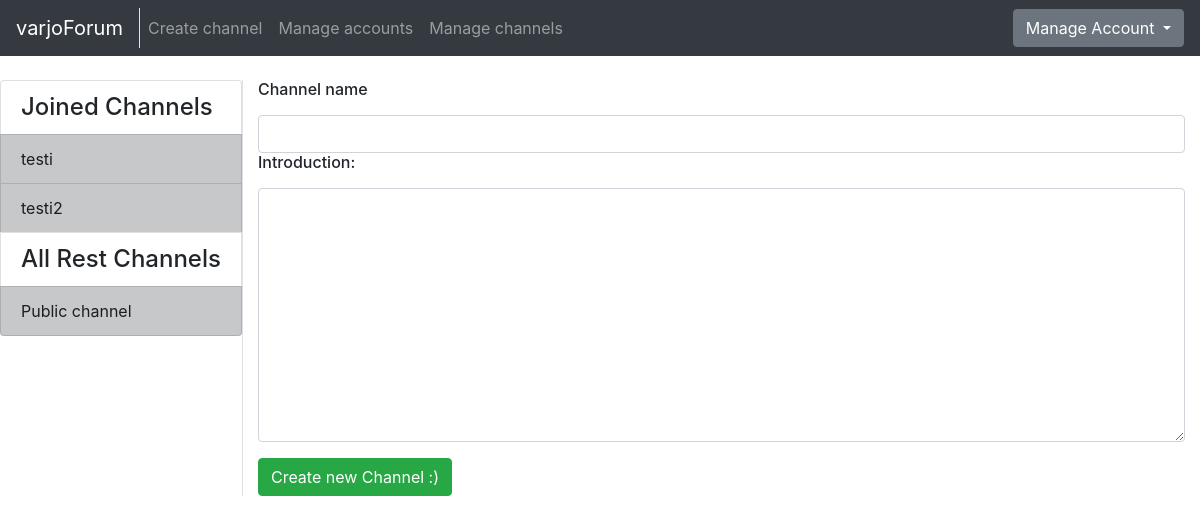
The app's page /channels/new (signed in), older data.
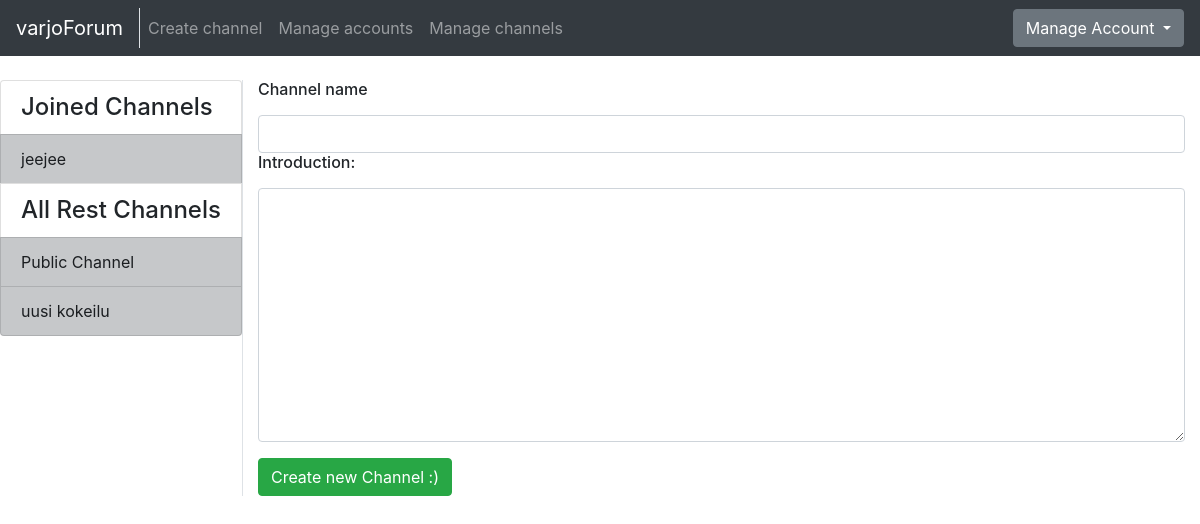
The same page, newer data.
### application/channels/models.py (models this page shows, shortened)
class Channel(Base):
    name = db.Column(db.String(144), nullable=False)
    introduction = db.Column(db.Text, nullable=False)
    master_id = db.Column(db.Integer, nullable=False)
    messages = db.relationship("Message", backref='Channel', lazy=True)
    accounts = db.relationship('Account', secondary=accounts, lazy='subquery',
        backref=db.backref('channels', lazy=True))
    @staticmethod
    def get_my_channels(account_id):
        stmt = text("SELECT Channel.id, Channel.name"
                    " FROM Channel, Account, Accounts"
                    " WHERE Channel.id = Accounts.channel_id"
                    " AND Account.id = Accounts.account_id"
                    " AND Account.id = :account_id").params(account_id=account_id)
        res = db.engine.execute(stmt)
        response = []
        for row in res:
            response.append({"channel_id":row[0], "channel_name":row[1]})
        return response
    @staticmethod
    def get_channels_where_not_in(account_id):
        stmt = text("SELECT channel.id, channel.name"
                    " FROM Channel"
                    " WHERE Channel.id NOT IN ("
                        " SELECT Channel.id"
                            " FROM Channel, Account, Accounts"
                            " WHERE Channel.id = Accounts.channel_id"
                            " AND Account.id = Accounts.account_id"
                            " AND Account.id = :account_id"
                    " )").params(account_id=account_id)
        res = db.engine.execute(stmt)
        response = []
        for row in res:
            response.append({"id":row[0], "name":row[1]})
        return response

### application/channels/views.py (the view)
@app.route("/channels/new")
@login_required
def channel_form():
    return render_template("channels/new.html", channelform = ChannelForm(), my_channels=Channel.get_my_channels(current_user.id),
        all_channels=Channel.get_channels_where_not_in(current_user.id))

### application/channels/forms.py
class ChannelForm(FlaskForm):
  name = TextField("Channel name", [validators.Length(min=2)])
  introduction = TextAreaField("Introduction", [validators.Length(min=2)])
  class Meta:
    csrf = False

### application/__init__.py (called while the page is built)
@login_manager.user_loader
def load_user(account_id):
  return Account.query.get(account_id)

### application/templates/channels/new.html (shortened to what this page needs)
{% extends "layout.html" %}
{% block body %}
<form method="POST" action="{{ url_for('channels_create') }}" name="channelform">
  <div class="form-group">
    <h6>{{ channelform.name.label }}</h6>
    {{ channelform.name(class="form-control") }}
    <h6 >{{ channelform.introduction.label }}:</h6>
    {{ channelform.introduction(class="form-control", rows=10) }}
  </div>
  <button type="submit" class="btn btn-success" >Create new Channel :)</button>
</form>
{% endblock %}

### application/templates/layout.html (shortened to what this page needs)
<!DOCTYPE html>
  <html>
    <head>
      <link rel="stylesheet" href="https://maxcdn.bootstrapcdn.com/bootstrap/4.0.0/css/bootstrap.min.css">
    </head>
    <body>
      <nav class="navbar navbar-expand-md navbar-dark bg-dark mb-4">
        <div class="border-right">
          <a class="navbar-brand" href="{{ url_for('index') }}">varjoForum</a>
        </div>
        <div class="collapse navbar-collapse" id="navbarCollapse">
          <ul class="navbar-nav mr-auto">
            {% if current_user.is_authenticated %}
              <li class="nav-item">
                <a class="nav-link" href="{{ url_for('channel_form') }}">Create channel</a>
              </li>
            {% endif %}
            {% if current_user.admin == True %}
              <li class="nav-item">
                <a class="nav-link" href="{{ url_for('account_list') }}">Manage accounts</a>
              </li>
              <li class="nav-item">
                <a href="{{ url_for('channel_manager') }}" class="nav-link">Manage channels</a>
              </li>
            {% endif %}
          </ul>
            <div class="btn-group">
              <button type="button" class="btn btn-secondary dropdown-toggle" data-toggle="dropdown" aria-haspopup="true" aria-expanded="false">
                {% if current_user.is_authenticated %}
                  Manage Account
                {% else %}
                  Login
                {% endif %}
              </button>
            </div>
        </div>
      </nav>
      <div class="container-fluid" >
        <div class="row">
            <div class="border-right">
              <div class="col-sx" >
                <div style="float: left">
                  <div class="list-group">
                  {% if current_user.is_authenticated %}
                    {% if my_channels %}
                    <h4 class="list-group-item">Joined Channels</h4>
                    {% endif %}
                    {% for my_channel in my_channels %}
                        <a href="{{ url_for('one_channel_index', channel_id=my_channel.channel_id, sort='first') }}"
                            class="list-group-item list-group-item-action list-group-item-dark">
                        {{ my_channel.channel_name }}
                        </a>
                    {% endfor %}
                    <h4 class="list-group-item">All Rest Channels</h4>
                {% else %}
                {% if all_channels %}
                <h4 class="list-group-item">All Channels</h4>
                {% endif %}
                {% endif %}
                {% for channel in all_channels %}
                <a href="{{ url_for('one_channel_index', channel_id=channel.id, sort='first') }}"
                    class="list-group-item list-group-item-action list-group-item-dark">
                  {{ channel.name }}
                </a>
                {% endfor %}
              </div>
              </div>
              </div>
          </div>
          <div class="col">
            {% block body %}{% endblock %}
          </div>
        </div>
    </body>
  </html>

Row changes from the older to the newer data that the page shows:
removed Channel: channel_name "testi", shown under "Joined Channels"
removed Channel: channel_name "testi2", shown under "Joined Channels"
added Channel: channel_name "jeejee", shown under "Joined Channels"
changed Channel: name "Public channel" → "Public Channel"
added Channel: name "uusi kokeilu", shown under "All Rest Channels"
